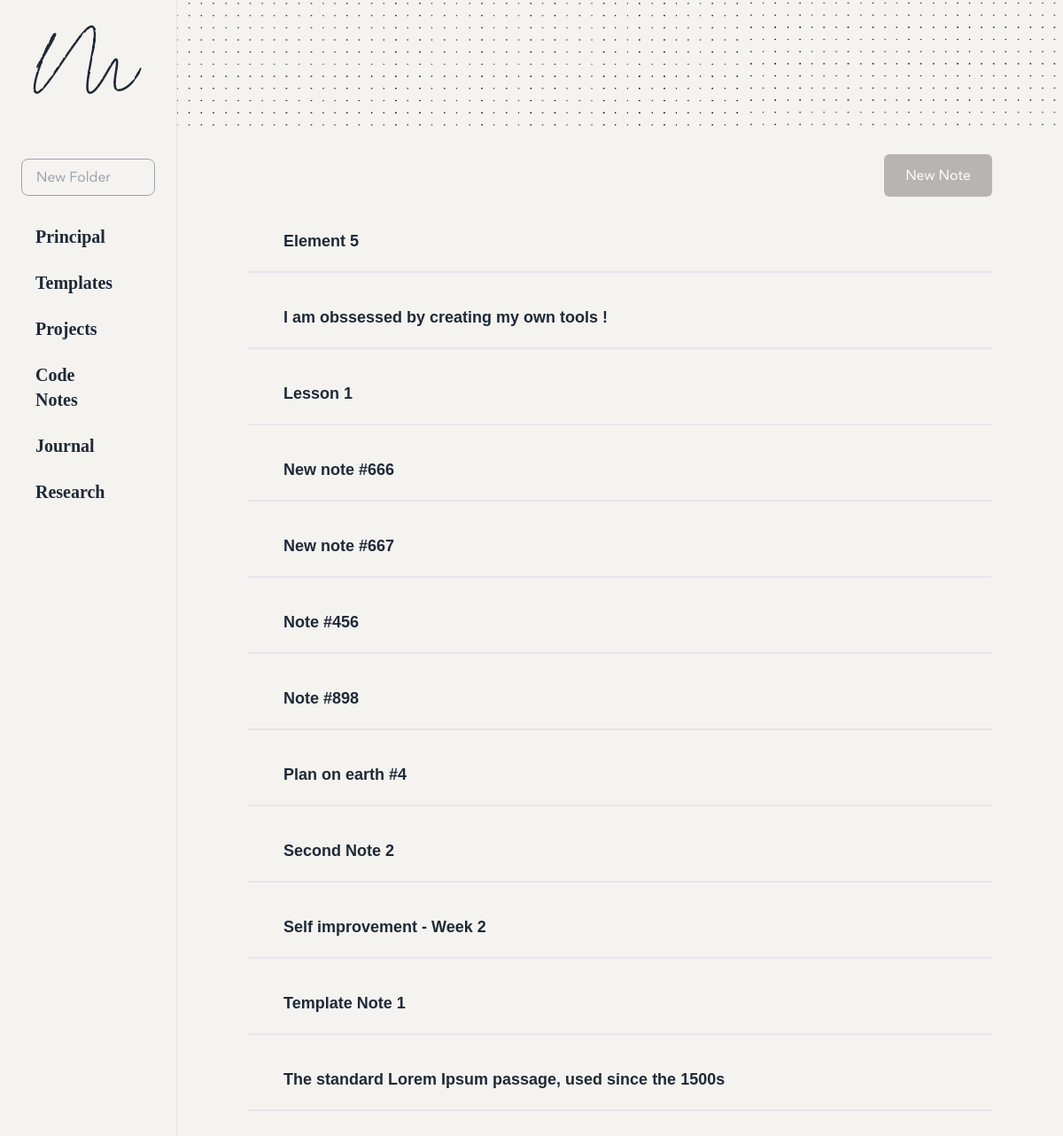
Before: / with the older database file.
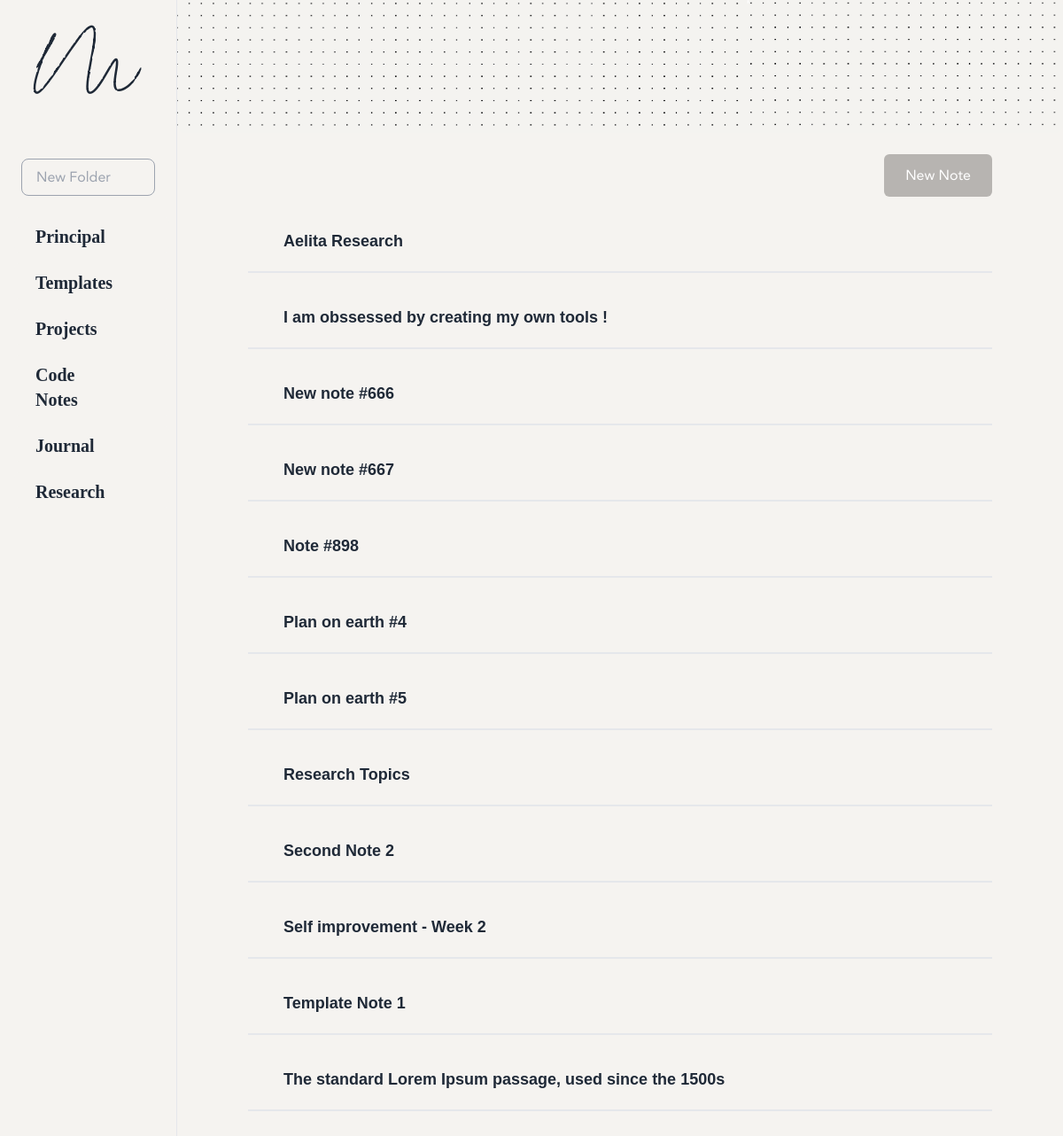
After: the same page with the newer database file.
### tables this page shows
CREATE TABLE folders (
            id INTEGER PRIMARY KEY AUTOINCREMENT,
            name TEXT UNIQUE
        );

CREATE TABLE notes (
            id INTEGER PRIMARY KEY AUTOINCREMENT,
            title TEXT UNIQUE,
            filename TEXT
        , folder_id INTEGER DEFAULT 1, subtitle TEXT);

### app.py (the view)
@app.route('/')
def index():
    with sqlite3.connect(DB_FILE) as conn:
        c = conn.cursor()
        c.execute("SELECT id, name FROM folders")
        folders = c.fetchall()
        c.execute("SELECT id, title FROM notes")
        notes = c.fetchall()
    return render_template('index.html', notes=notes, folders=folders)

### templates/index.html (shortened to what this page needs)
<!DOCTYPE html>
<html>
  <head>
    <link
      href="https://cdn.jsdelivr.net/npm/tailwindcss@2.2.19/dist/tailwind.min.css"
      rel="stylesheet"
    />
    <link
      href="/static/styles.css"
      rel="stylesheet"
    />
  </head>
  <body class=" bg-custom-color text-gray-800">
    <div class="min-h-screen flex">
      <div class="w-1/6  py-10 border-r  ">
        <div class="flex flex-col items-center">
          <span class="logo mb-14">M</span>
          <form
            action="{{ url_for('add_folder') }}"
            method="post"
            class="relative flex p-2 mb-4 bg-custom-color w-full"
          >
            <div class="relative w-full px-4">
              <input
                type="text"
                name="name"
                placeholder="New Folder"
                required
                class="w-full font-janna p-2 pl-4 pr-10 bg-custom-color focus:outline-none border-gray-400  border rounded-lg"
              />
            </div>
          </form>
        </div>
        <div class="ml-4">
          <ul
            id="folderList"
            class="gap-2"
          >
            {% for folder in folders %}
            <li
              data-folder-id="{{ folder[0] }}"
              class="group flex mb-3 justify-between items-center py-1 px-2 mr-2 rounded-md cursor-pointer transition-all duration-200 bg-custom-slidebar"
            >
              <span
                onclick="setActiveFolder(this.parentElement, '{{ folder[0] }}')"
                class="font-garamond text-xl font-bold mt-1 ml-4 folder-name"
              >
                {{ folder[1][:25] ~ '...' if folder[1]|length > 28 else
                folder[1] }}
              </span>
            </li>
            {% endfor %}
          </ul>
        </div>
      </div>
      <div class="flex-1   pb-20  flex flex-col bg-[#f1f1ef]">
        <div class="cover-image mb-6"></div>
        <div class="px-20">
          <div class="flex flex-row justify-end">
            <button
              onclick="openNotePopup()"
              class="bg-custom-color2 font-janna text-white px-6 py-3 rounded-md mb-4"
            >
              New Note
            </button>
          </div>
          <ul
            class="notes-list space-y-4 flex-grow overflow-y-auto"
            id="notesList"
          >
            {% for note in notes %}
            <li
              class="group px-6 py-5 border-b-2 bg-custom-slidebar flex justify-between items-center transition-all duration-200"
            >
              <a
                href="{{ url_for('view_note', note_id=note[0]) }}"
                class="w-4/5"
              >
                <span class="ml-4 font-futurabkbt text-lg font-bold">
                  {{ note[1] }}
                </span>
              </a>
            </li>
            {% endfor %}
          </ul>
        </div>
      </div>
    </div>
  </body>
</html>

### static/styles.css (style rules this page uses)
.font-janna { font-family: "Janna", sans-serif; }
.font-garamond { font-family: "Garamond", serif; }
.font-futurabkbt { font-family: "FuturaBkBt", sans-serif; }
.logo { font-family: "Lovtony", sans-serif; font-size: 50px; font-weight: bold; }
.bg-custom-slidebar { background-color: #f5f3f0; transition: background-color 0.3s ease-in-out; }
.bg-custom-color { background-color: #f5f3f0; }
.bg-custom-color2 { background-color: #b7b4b1; }
.cover-image { width: 100%; height: 150px; background-image: url("/static/img/cover.png"); background-size: cover; background-position: center; border-radius: 10px; }

Changed rows visible on the page:
removed notes: title "Element 5"
removed notes: title "Lesson 1"
removed notes: title "Note #456"
added notes: title "Aelita Research"
added notes: title "Plan on earth #5"
added notes: title "Research Topics"
